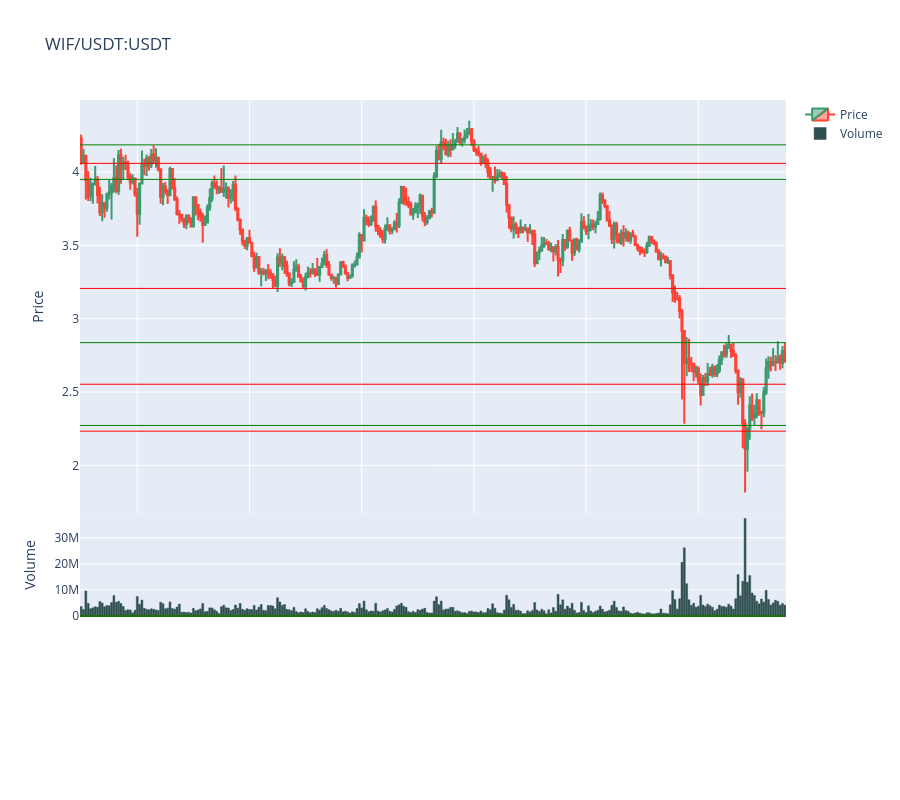

Notebook code cell kept with this figure:
### Code cell
mins = df_[(df_.label!=-1) & (df_.probability==1)].groupby(['label']).min().close.values
maxs = df_[(df_.label!=-1) & (df_.probability==1)].groupby(['label']).max().close.values
fig = generate_candlestick_graph(pair=pair, data=df)
for border in mins:
    fig.add_hline(y=border, line_width=1, line_color='red')
for border in maxs:
    fig.add_hline(y=border, line_width=1, line_color='green')
fig.update_layout(autosize=True, height=800, xaxis=dict(rangeslider=dict(visible=False)))

### Figure 1 — Plotly figure (JSON) as saved in the notebook; plotly's stock layout.template omitted (floating-point values rounded to 4 significant figures; data arrays with more than 128 entries replaced by an {"elided": "..."} marker saying what was removed)
{"data": [{"close": {"elided": "302 float values"}, "high": {"elided": "302 float values"}, "low": {"elided": "302 float values"}, "name": "Price", "open": {"elided": "302 float values"}, "type": "candlestick", "x": {"elided": "302 str values"}, "xaxis": "x", "yaxis": "y"}, {"marker": {"color": "DarkSlateGrey", "line": {"color": "DarkSlateGrey"}}, "name": "Volume", "type": "bar", "x": {"elided": "302 str values"}, "xaxis": "x2", "y": {"elided": "302 int values"}, "yaxis": "y2"}], "layout": {"autosize": true, "height": 800, "modebar": {"add": ["v1hovermode", "toggleSpikeLines"]}, "shapes": [{"line": {"color": "red", "width": 1}, "type": "line", "x0": 0, "x1": 1, "xref": "x domain", "y0": 2.554, "y1": 2.554, "yref": "y"}, {"line": {"color": "red", "width": 1}, "type": "line", "x0": 0, "x1": 1, "xref": "x2 domain", "y0": 2.554, "y1": 2.554, "yref": "y2"}, {"line": {"color": "red", "width": 1}, "type": "line", "x0": 0, "x1": 1, "xref": "x domain", "y0": 2.234, "y1": 2.234, "yref": "y"}, {"line": {"color": "red", "width": 1}, "type": "line", "x0": 0, "x1": 1, "xref": "x2 domain", "y0": 2.234, "y1": 2.234, "yref": "y2"}, {"line": {"color": "red", "width": 1}, "type": "line", "x0": 0, "x1": 1, "xref": "x domain", "y0": 3.207, "y1": 3.207, "yref": "y"}, {"line": {"color": "red", "width": 1}, "type": "line", "x0": 0, "x1": 1, "xref": "x2 domain", "y0": 3.207, "y1": 3.207, "yref": "y2"}, {"line": {"color": "red", "width": 1}, "type": "line", "x0": 0, "x1": 1, "xref": "x domain", "y0": 4.059, "y1": 4.059, "yref": "y"}, {"line": {"color": "red", "width": 1}, "type": "line", "x0": 0, "x1": 1, "xref": "x2 domain", "y0": 4.059, "y1": 4.059, "yref": "y2"}, {"line": {"color": "green", "width": 1}, "type": "line", "x0": 0, "x1": 1, "xref": "x domain", "y0": 2.837, "y1": 2.837, "yref": "y"}, {"line": {"color": "green", "width": 1}, "type": "line", "x0": 0, "x1": 1, "xref": "x2 domain", "y0": 2.837, "y1": 2.837, "yref": "y2"}, {"line": {"color": "green", "width": 1}, "type": "line", "x0": 0, "x1": 1, "xref": "x domain", "y0": 2.273, "y1": 2.273, "yref": "y"}, {"line": {"color": "green", "width": 1}, "type": "line", "x0": 0, "x1": 1, "xref": "x2 domain", "y0": 2.273, "y1": 2.273, "yref": "y2"}, {"line": {"color": "green", "width": 1}, "type": "line", "x0": 0, "x1": 1, "xref": "x domain", "y0": 3.95, "y1": 3.95, "yref": "y"}, {"line": {"color": "green", "width": 1}, "type": "line", "x0": 0, "x1": 1, "xref": "x2 domain", "y0": 3.95, "y1": 3.95, "yref": "y2"}, {"line": {"color": "green", "width": 1}, "type": "line", "x0": 0, "x1": 1, "xref": "x domain", "y0": 4.185, "y1": 4.185, "yref": "y"}, {"line": {"color": "green", "width": 1}, "type": "line", "x0": 0, "x1": 1, "xref": "x2 domain", "y0": 4.185, "y1": 4.185, "yref": "y2"}], "title": {"text": "WIF/USDT:USDT"}, "xaxis": {"anchor": "y", "domain": [0, 1], "matches": "x3", "rangeslider": {"visible": false}, "showticklabels": false}, "xaxis2": {"anchor": "y2", "domain": [0, 1], "matches": "x3", "showticklabels": false}, "xaxis3": {"anchor": "y3", "domain": [0, 1]}, "yaxis": {"anchor": "x", "domain": [0.3335, 1], "title": {"text": "Price"}}, "yaxis2": {"anchor": "x2", "domain": [0.1667, 0.3334], "title": {"text": "Volume"}}, "yaxis3": {"anchor": "x3", "domain": [0, 0.1666], "title": {"text": "Other"}}}}
